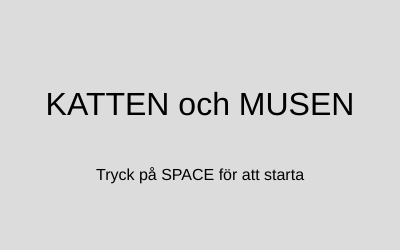
Frame 1 (no input)
Frame 60 (no input): identical to frame 1, image omitted
Frame 120 (the mouse pressed at the canvas centre since frame 60): identical to frame 1, image omitted

The p5.js sketch that drew this single still picture (run headless with seeded random() and noise() and a simulated clock; from frame 60 on, the mouse is pressed at the canvas centre):

// p5.js sketch
// ── sketch.js
let catX = 100;
let catY = 100;
let catSize = 50;
let catSpeed = 4;

let playerMouseX = 200;
let playerMouseY = 200;
let mouseSize = 30;

let gameState = "START";

function setup() {
  createCanvas(400, 250);
  noCursor();
}

function draw() {
  background(220);

  if (gameState === "START") {
    fill(0);
    textAlign(CENTER);
    textSize(32);
    text("KATTEN och MUSEN", width / 2, 115);
    textSize(16);
    text("Tryck på SPACE för att starta", width / 2, 180);

  } else if (gameState === "PLAY") {
    if (keyIsDown(LEFT_ARROW)) {
      catX = catX - catSpeed;
    }
    if (keyIsDown(RIGHT_ARROW)) {
      catX = catX + catSpeed;
    }
    if (keyIsDown(UP_ARROW)) {
      catY = catY - catSpeed;
    }
    if (keyIsDown(DOWN_ARROW)) {
      catY = catY + catSpeed;
    }
    catX = constrain(catX, catSize / 2, width - catSize / 2);
    catY = constrain(catY, catSize / 2, height - catSize / 2);

    playerMouseX = constrain(mouseX, mouseSize / 2, width - mouseSize / 2);
    playerMouseY = constrain(mouseY, mouseSize / 2, height - mouseSize / 2);

    let d = dist(catX, catY, playerMouseX, playerMouseY);
    if (d < (catSize / 2 + mouseSize / 2)) {
      gameState = "GAMEOVER";
    }

    fill('orange');
    triangle(catX - 22, catY - 12, catX - 10, catY - 32, catX - 2, catY - 24);
    triangle(catX + 22, catY - 12, catX + 10, catY - 32, catX + 2, catY - 24);

    fill('orange');
    circle(catX, catY, catSize);

    fill(255);
    circle(catX - 10, catY - 5, 12);
    circle(catX + 10, catY - 5, 12);

    fill('pink');
    circle(playerMouseX, playerMouseY, mouseSize);

  } else if (gameState === "GAMEOVER") {
    catX = constrain(catX, catSize / 2, width - catSize / 2);
    catY = constrain(catY, catSize / 2, height - catSize / 2);

    playerMouseX = constrain(mouseX, mouseSize / 2, width - mouseSize / 2);
    playerMouseY = constrain(mouseY, mouseSize / 2, height - mouseSize / 2);

    let d = dist(catX, catY, playerMouseX, playerMouseY);
    if (d < (catSize / 2 + mouseSize / 2)) {
      gameState = "GAMEOVER";
    }

    fill('orange');
    circle(catX, catY, catSize);

    fill('pink');
    circle(playerMouseX, playerMouseY, mouseSize);

  } else if (gameState === "GAMEOVER") {
    fill(0);
    textAlign(CENTER);
    textSize(28);
    text("KATTEN FÅNGADE MUSEN!", width / 2, 115);
    textSize(16);
    text("Klicka med musen för att spela igen", width / 2, 170);
  }
}

function keyPressed() {
  if (keyCode === 32 && gameState === "START") {
    gameState = "PLAY";
  }
}

function mousePressed() {
  if (gameState === "GAMEOVER") {
    catX = 100;
    catY = 100;
    gameState = "PLAY";
  }
}
